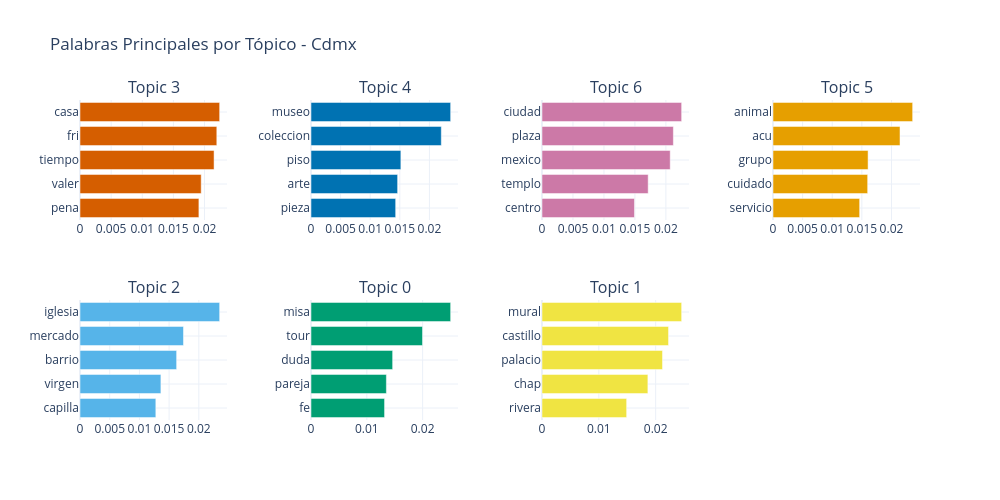
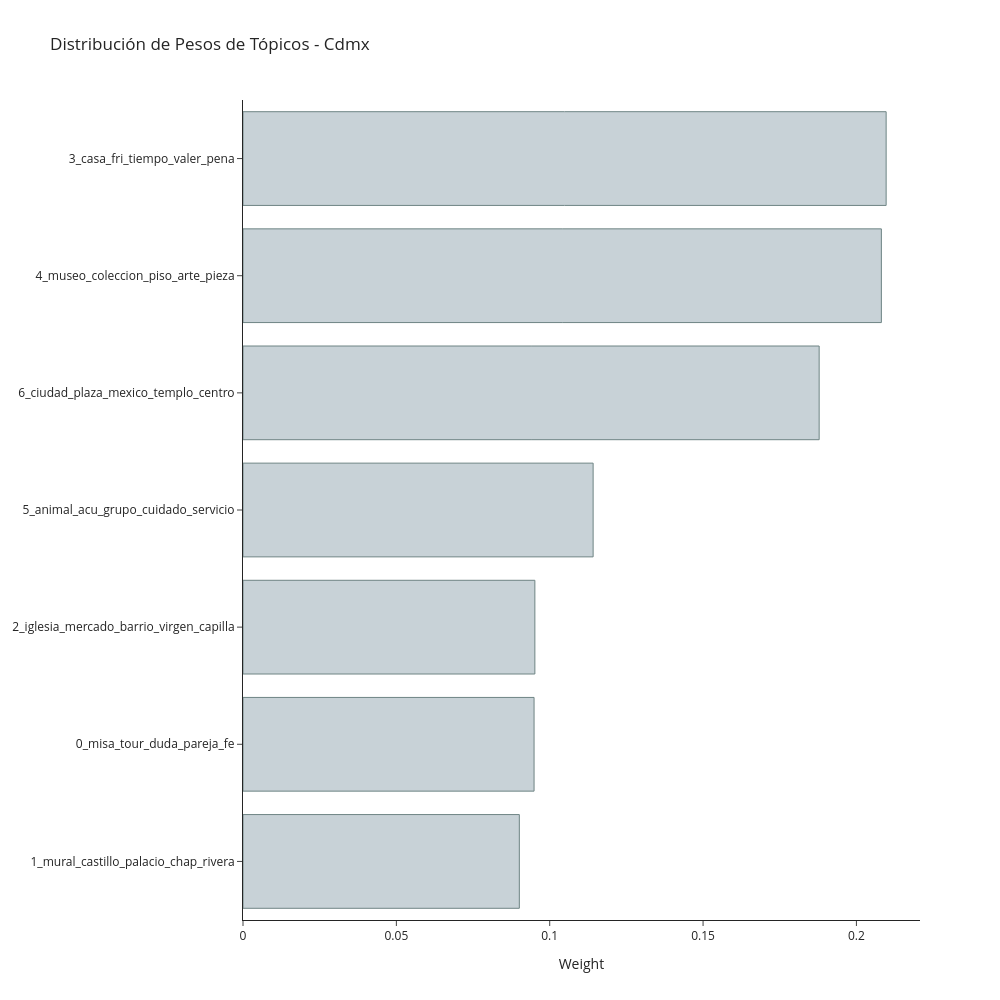
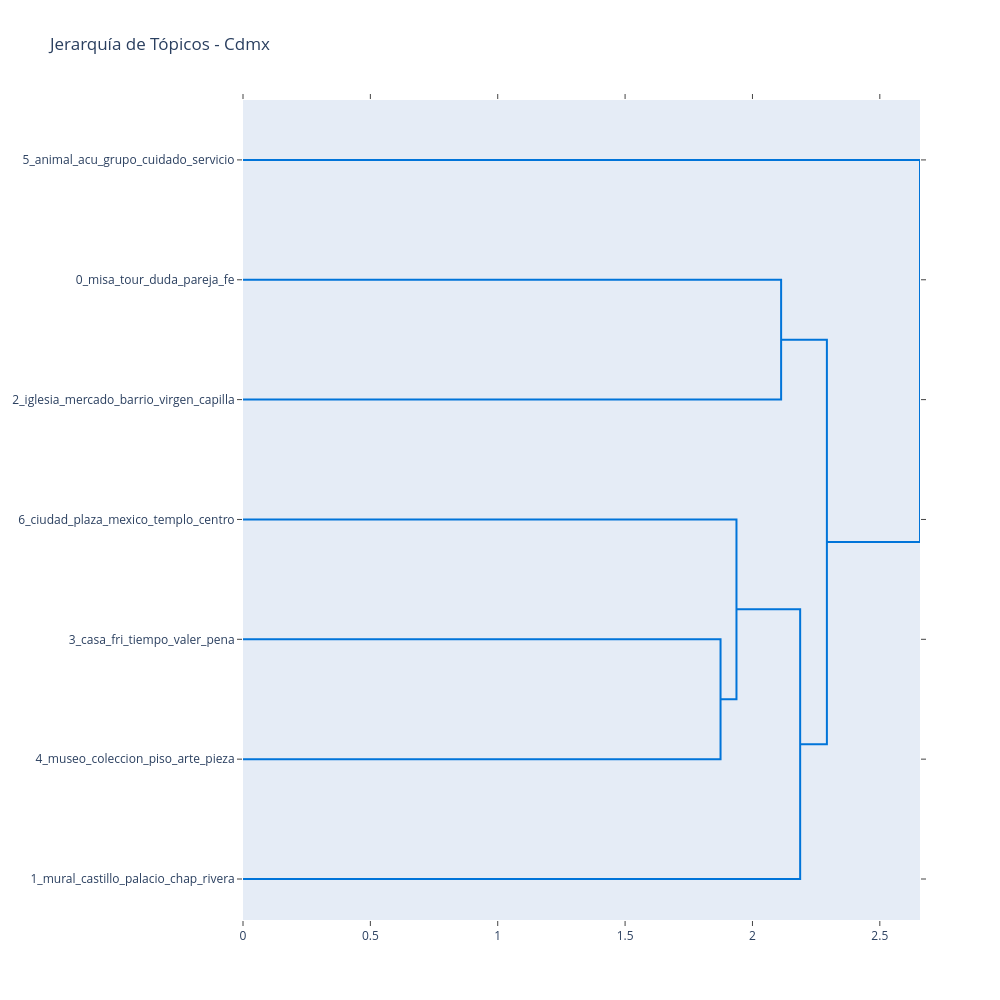

Write notebook code for charts like these, in order.
### Code cell
# ===== VISUALIZACIONES ESPECÍFICAS DE FASTOPIC =====

# Generar visualización de tópicos
fig_topics = topic_model.visualize_topic(top_n=min(8, len(topic_info)))
fig_topics.update_layout(title=f"Palabras Principales por Tópico - {CIUDAD_ANALIZAR}")
fig_topics.show()

# Generar visualización de pesos de tópicos
fig_weights = topic_model.visualize_topic_weights(top_n=min(10, len(topic_info)))
fig_weights.update_layout(title=f"Distribución de Pesos de Tópicos - {CIUDAD_ANALIZAR}")
fig_weights.show()

# Generar jerarquía de tópicos si hay suficientes
if len(topic_info) >= 3:
    fig_hierarchy = topic_model.visualize_topic_hierarchy()
    fig_hierarchy.update_layout(title=f"Jerarquía de Tópicos - {CIUDAD_ANALIZAR}")
    fig_hierarchy.show()

print(f"\n📋 Resumen del modelado FASTopic:")
print(f"✅ Textos analizados: {len(texts)}")
print(f"🎯 Tópicos encontrados: {len(topic_info)}")
print(f"⏱️ Tiempo de entrenamiento: {tiempo_entrenamiento:.2f}s")
print(f"📊 Probabilidad promedio: {df_con_topicos['Probabilidad_Topico'].mean():.3f}")
print(f"📈 Distribución:")
for i, (topico, count) in enumerate(topico_counts.head(5).items()):
    print(f"   {i+1}. {topico}: {count} opiniones ({count/len(df_con_topicos)*100:.1f}%)")

### Figure 1 — Plotly figure (JSON) as saved in the notebook; plotly's stock layout.template omitted (floating-point values rounded to 4 significant figures)
{"data": [{"marker": {"color": "#D55E00"}, "orientation": "h", "type": "bar", "x": [0.0191, 0.01946, 0.02153, 0.02197, 0.02243], "xaxis": "x", "y": ["pena", "valer", "tiempo", "fri", "casa"], "yaxis": "y"}, {"marker": {"color": "#0072B2"}, "orientation": "h", "type": "bar", "x": [0.0143, 0.01463, 0.01518, 0.022, 0.02358], "xaxis": "x2", "y": ["pieza", "arte", "piso", "coleccion", "museo"], "yaxis": "y2"}, {"marker": {"color": "#CC79A7"}, "orientation": "h", "type": "bar", "x": [0.01493, 0.01714, 0.0207, 0.02121, 0.02254], "xaxis": "x3", "y": ["centro", "templo", "mexico", "plaza", "ciudad"], "yaxis": "y3"}, {"marker": {"color": "#E69F00"}, "orientation": "h", "type": "bar", "x": [0.01463, 0.01598, 0.01605, 0.02144, 0.02358], "xaxis": "x4", "y": ["servicio", "cuidado", "grupo", "acu", "animal"], "yaxis": "y4"}, {"marker": {"color": "#56B4E9"}, "orientation": "h", "type": "bar", "x": [0.01276, 0.01362, 0.01626, 0.01742, 0.02351], "xaxis": "x5", "y": ["capilla", "virgen", "barrio", "mercado", "iglesia"], "yaxis": "y5"}, {"marker": {"color": "#009E73"}, "orientation": "h", "type": "bar", "x": [0.01318, 0.01351, 0.01463, 0.01998, 0.02502], "xaxis": "x6", "y": ["fe", "pareja", "duda", "tour", "misa"], "yaxis": "y6"}, {"marker": {"color": "#F0E442"}, "orientation": "h", "type": "bar", "x": [0.01489, 0.01863, 0.02121, 0.02227, 0.02457], "xaxis": "x7", "y": ["rivera", "chap", "palacio", "castillo", "mural"], "yaxis": "y7"}], "layout": {"annotations": [{"font": {"size": 16}, "showarrow": false, "text": "Topic 3", "x": 0.0875, "xanchor": "center", "xref": "paper", "y": 1, "yanchor": "bottom", "yref": "paper"}, {"font": {"size": 16}, "showarrow": false, "text": "Topic 4", "x": 0.3625, "xanchor": "center", "xref": "paper", "y": 1, "yanchor": "bottom", "yref": "paper"}, {"font": {"size": 16}, "showarrow": false, "text": "Topic 6", "x": 0.6375, "xanchor": "center", "xref": "paper", "y": 1, "yanchor": "bottom", "yref": "paper"}, {"font": {"size": 16}, "showarrow": false, "text": "Topic 5", "x": 0.9125, "xanchor": "center", "xref": "paper", "y": 1, "yanchor": "bottom", "yref": "paper"}, {"font": {"size": 16}, "showarrow": false, "text": "Topic 2", "x": 0.0875, "xanchor": "center", "xref": "paper", "y": 0.375, "yanchor": "bottom", "yref": "paper"}, {"font": {"size": 16}, "showarrow": false, "text": "Topic 0", "x": 0.3625, "xanchor": "center", "xref": "paper", "y": 0.375, "yanchor": "bottom", "yref": "paper"}, {"font": {"size": 16}, "showarrow": false, "text": "Topic 1", "x": 0.6375, "xanchor": "center", "xref": "paper", "y": 0.375, "yanchor": "bottom", "yref": "paper"}], "height": 500, "hoverlabel": {"bgcolor": "white", "font": {"family": "Rockwell", "size": 16}}, "showlegend": false, "title": {"text": "Palabras Principales por Tópico - Cdmx"}, "width": 1000, "xaxis": {"anchor": "y", "domain": [0, 0.175], "showgrid": true}, "xaxis2": {"anchor": "y2", "domain": [0.275, 0.45], "showgrid": true}, "xaxis3": {"anchor": "y3", "domain": [0.55, 0.725], "showgrid": true}, "xaxis4": {"anchor": "y4", "domain": [0.825, 1], "showgrid": true}, "xaxis5": {"anchor": "y5", "domain": [0, 0.175], "showgrid": true}, "xaxis6": {"anchor": "y6", "domain": [0.275, 0.45], "showgrid": true}, "xaxis7": {"anchor": "y7", "domain": [0.55, 0.725], "showgrid": true}, "xaxis8": {"anchor": "y8", "domain": [0.825, 1], "showgrid": true}, "yaxis": {"anchor": "x", "domain": [0.625, 1], "showgrid": true}, "yaxis2": {"anchor": "x2", "domain": [0.625, 1], "showgrid": true}, "yaxis3": {"anchor": "x3", "domain": [0.625, 1], "showgrid": true}, "yaxis4": {"anchor": "x4", "domain": [0.625, 1], "showgrid": true}, "yaxis5": {"anchor": "x5", "domain": [0, 0.375], "showgrid": true}, "yaxis6": {"anchor": "x6", "domain": [0, 0.375], "showgrid": true}, "yaxis7": {"anchor": "x7", "domain": [0, 0.375], "showgrid": true}, "yaxis8": {"anchor": "x8", "domain": [0, 0.375], "showgrid": true}}}

### Figure 2 — Plotly figure (JSON) as saved in the notebook; plotly's stock layout.template omitted (floating-point values rounded to 4 significant figures)
{"data": [{"marker": {"color": "#C8D2D7", "line": {"color": "#6E8484", "width": 1}}, "orientation": "h", "type": "bar", "x": [0.0901, 0.0949, 0.09516, 0.1142, 0.1879, 0.2081, 0.2097], "y": ["1_mural_castillo_palacio_chap_rivera", "0_misa_tour_duda_pareja_fe", "2_iglesia_mercado_barrio_virgen_capilla", "5_animal_acu_grupo_cuidado_servicio", "6_ciudad_plaza_mexico_templo_centro", "4_museo_coleccion_piso_arte_pieza", "3_casa_fri_tiempo_valer_pena"]}], "layout": {"height": 1000, "hoverlabel": {"bgcolor": "white", "font": {"family": "Rockwell", "size": 16}}, "title": {"text": "Distribución de Pesos de Tópicos - Cdmx"}, "width": 1000, "xaxis": {"title": {"text": "Weight"}}}}

### Figure 3 — Plotly figure (JSON) as saved in the notebook; plotly's stock layout.template omitted (floating-point values rounded to 4 significant figures)
{"data": [{"hoverinfo": "text", "marker": {"color": "rgb(0,116,217)"}, "mode": "lines", "type": "scatter", "x": [0.0, 2.113, 2.113, 0.0], "xaxis": "x", "y": [-15.0, -15.0, -25.0, -25.0], "yaxis": "y"}, {"hoverinfo": "text", "marker": {"color": "rgb(0,116,217)"}, "mode": "lines", "type": "scatter", "x": [0.0, 1.875, 1.875, 0.0], "xaxis": "x", "y": [-45.0, -45.0, -55.0, -55.0], "yaxis": "y"}, {"hoverinfo": "text", "marker": {"color": "rgb(0,116,217)"}, "mode": "lines", "type": "scatter", "x": [0.0, 1.937, 1.937, 1.875], "xaxis": "x", "y": [-35.0, -35.0, -50.0, -50.0], "yaxis": "y"}, {"hoverinfo": "text", "marker": {"color": "rgb(0,116,217)"}, "mode": "lines", "type": "scatter", "x": [1.937, 2.187, 2.187, 0.0], "xaxis": "x", "y": [-42.5, -42.5, -65.0, -65.0], "yaxis": "y"}, {"hoverinfo": "text", "marker": {"color": "rgb(0,116,217)"}, "mode": "lines", "type": "scatter", "x": [2.113, 2.292, 2.292, 2.187], "xaxis": "x", "y": [-20.0, -20.0, -53.75, -53.75], "yaxis": "y"}, {"hoverinfo": "text", "marker": {"color": "rgb(0,116,217)"}, "mode": "lines", "type": "scatter", "x": [0.0, 2.658, 2.658, 2.292], "xaxis": "x", "y": [-5.0, -5.0, -36.88, -36.88], "yaxis": "y"}], "layout": {"autosize": false, "height": 1000, "hovermode": "closest", "showlegend": false, "title": {"text": "Jerarquía de Tópicos - Cdmx"}, "width": 1000, "xaxis": {"mirror": "allticks", "rangemode": "tozero", "showgrid": false, "showline": true, "showticklabels": true, "ticks": "outside", "type": "linear", "zeroline": false}, "yaxis": {"mirror": "allticks", "rangemode": "tozero", "showgrid": false, "showline": true, "showticklabels": true, "tickmode": "array", "ticks": "outside", "ticktext": ["5_animal_acu_grupo_cuidado_servicio", "0_misa_tour_duda_pareja_fe", "2_iglesia_mercado_barrio_virgen_capilla", "6_ciudad_plaza_mexico_templo_centro", "3_casa_fri_tiempo_valer_pena", "4_museo_coleccion_piso_arte_pieza", "1_mural_castillo_palacio_chap_rivera"], "tickvals": [-5, -15, -25, -35, -45, -55, -65], "type": "linear", "zeroline": false}}}
